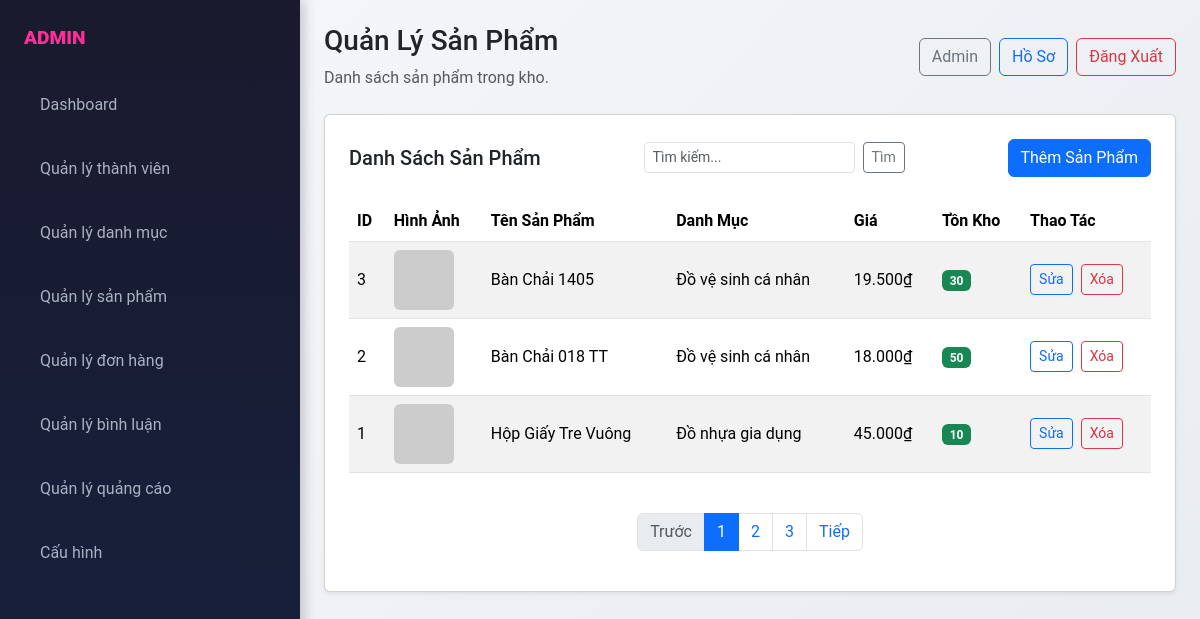
Page /admin/index.php?page_layout=product (signed in) on the earlier database version.
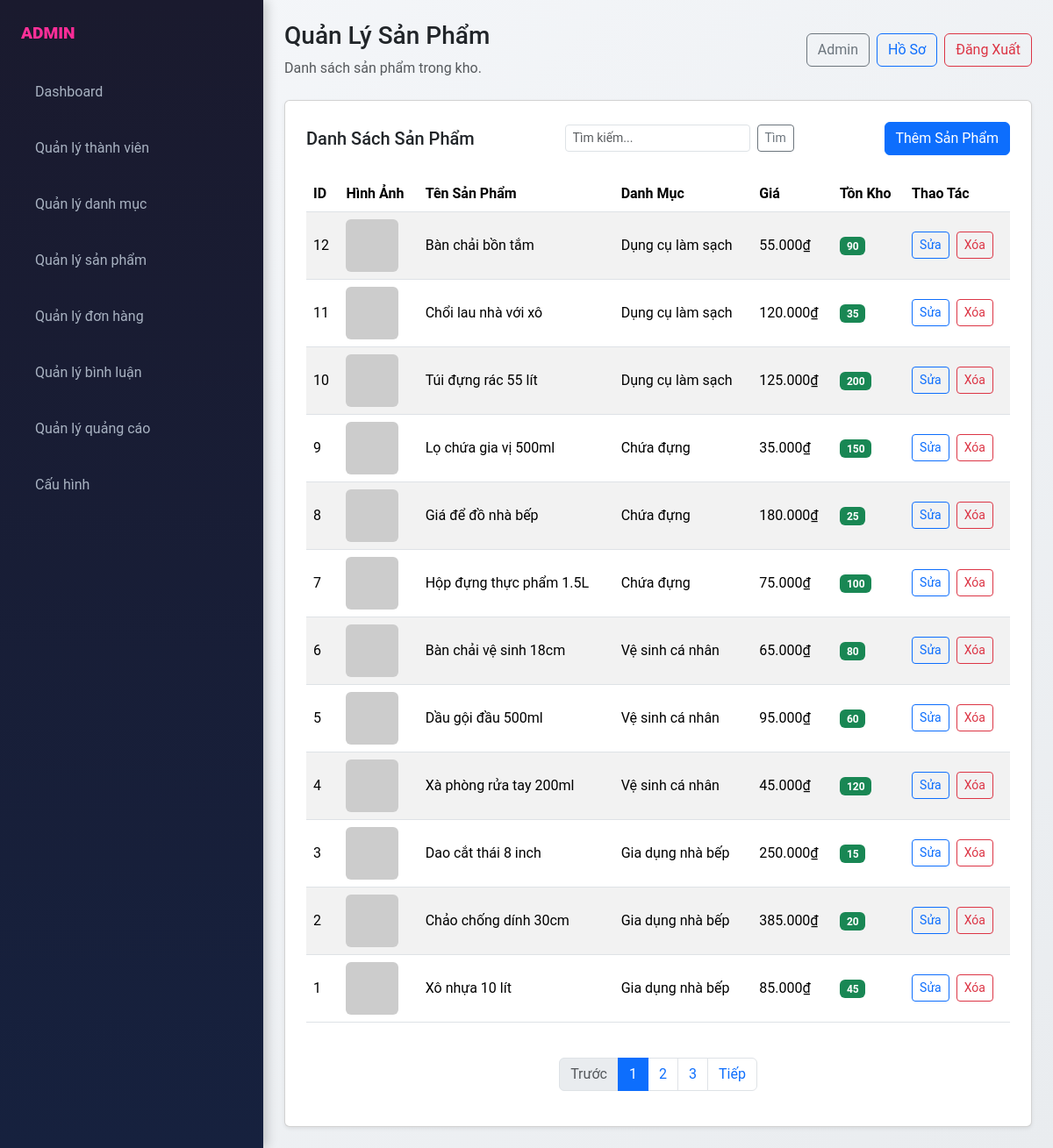
Same page on the later database version.
### tables this page shows
CREATE TABLE products (
    id INT AUTO_INCREMENT PRIMARY KEY,
    name VARCHAR(150) NOT NULL,
    price DECIMAL(10, 2) NOT NULL,
    quantity INT DEFAULT 0,
    category_id INT NOT NULL,
    description TEXT,
    image VARCHAR(255),
    created_at TIMESTAMP DEFAULT CURRENT_TIMESTAMP,
    FOREIGN KEY (category_id) REFERENCES categories(id)
);

CREATE TABLE categories (
    id INT AUTO_INCREMENT PRIMARY KEY,
    name VARCHAR(100) NOT NULL,
    description TEXT,
    created_at TIMESTAMP DEFAULT CURRENT_TIMESTAMP
);

### admin/modules/products/product.php (the view, shortened to what the changed rows need)
<?php
require_once __DIR__ . '/../../../config/database.php';
$where = '';
$sql = "SELECT p.id, p.name, p.price, p.quantity, p.image, c.name as category_name, c.id as category_id
        FROM products p
        LEFT JOIN categories c ON p.category_id = c.id
        $where
        ORDER BY p.id DESC";
$result = mysqli_query($conn, $sql);
?>
                <div class="card shadow-sm p-4">
                    <div class="d-flex justify-content-between align-items-center mb-4">
                        <h2 class="h5 mb-0">Danh Sách Sản Phẩm</h2>
                    </div>
                    <div class="table-responsive">
                        <table class="table table-striped align-middle">
                            <thead>
                                <tr>
                                    <th>ID</th>
                                    <th>Hình Ảnh</th>
                                    <th>Tên Sản Phẩm</th>
                                    <th>Danh Mục</th>
                                    <th>Giá</th>
                                    <th>Tồn Kho</th>
                                    <th>Thao Tác</th>
                                </tr>
                            </thead>
                            <tbody>
                                <?php if ($result && mysqli_num_rows($result) > 0): ?>
                                    <?php while ($row = mysqli_fetch_assoc($result)): ?>
                                        <tr>
                                            <td><?php echo $row['id']; ?></td>
                                            <td>
                                                <?php if ($row['image']): ?>
                                                    <img src="imgs/<?php echo htmlspecialchars($row['image']); ?>" class="img-fluid rounded" alt="<?php echo htmlspecialchars($row['name']); ?>" width="60px" onerror="this.src='https://via.placeholder.com/60'">
                                                <?php else: ?>
                                                    <img src="https://via.placeholder.com/60" class="img-fluid rounded" alt="No image">
                                                <?php endif; ?>
                                            </td>
                                            <td><?php echo htmlspecialchars($row['name']); ?></td>
                                            <td><?php echo htmlspecialchars($row['category_name'] ?? 'N/A'); ?></td>
                                            <td><?php echo number_format($row['price'], 0, ',', '.'); ?>₫</td>
                                            <td>
                                                <?php if ($row['quantity'] > 0): ?>
                                                    <span class="badge bg-success"><?php echo $row['quantity']; ?></span>
                                                <?php else: ?>
                                                    <span class="badge bg-danger">Hết</span>
                                                <?php endif; ?>
                                            </td>
                                            <td>
                                                <a href="index.php?page_layout=edit_product&id=<?php echo $row['id']; ?>" class="btn btn-sm btn-outline-primary me-1">Sửa</a>
                                                <form method="POST" style="display: inline;">
                                                    <button type="submit" class="btn btn-sm btn-outline-danger" onclick="return confirm('Bạn có chắc muốn xóa sản phẩm này?')">Xóa</button>
                                                </form>
                                            </td>
                                        </tr>
                                    <?php endwhile; ?>
                                <?php else: ?>
                                    <tr>
                                        <td colspan="7" class="text-center text-muted">Không tìm thấy sản phẩm nào.</td>
                                    </tr>
                                <?php endif; ?>
                            </tbody>
                        </table>
                    </div>
                </div>
            </div>
        </div>
    </div>

Differences in the rows shown:
added products: id "12", name "Bàn chải bồn tắm", category.name "Dụng cụ làm sạch", price "55.000", quantity "90"
added products: id "11", name "Chổi lau nhà với xô", category.name "Dụng cụ làm sạch", price "120.000", quantity "35"
added products: id "10", name "Túi đựng rác 55 lít", category.name "Dụng cụ làm sạch", price "125.000", quantity "200"
added products: id "9", name "Lọ chứa gia vị 500ml", category.name "Chứa đựng", price "35.000", quantity "150"
added products: id "8", name "Giá để đồ nhà bếp", category.name "Chứa đựng", price "180.000", quantity "25"
added products: id "7", name "Hộp đựng thực phẩm 1.5L", category.name "Chứa đựng", price "75.000", quantity "100"
added products: id "6", name "Bàn chải vệ sinh 18cm", category.name "Vệ sinh cá nhân", price "65.000", quantity "80"
added products: id "5", name "Dầu gội đầu 500ml", category.name "Vệ sinh cá nhân", price "95.000", quantity "60"
added products: id "4", name "Xà phòng rửa tay 200ml", category.name "Vệ sinh cá nhân", price "45.000", quantity "120"
changed products id 3: name "Bàn Chải 1405" → "Dao cắt thái 8 inch"; category.name "Đồ vệ sinh cá nhân" → "Gia dụng nhà bếp"; price "19.500" → "250.000"; quantity "30" → "15"
changed products id 2: name "Bàn Chải 018 TT" → "Chảo chống dính 30cm"; category.name "Đồ vệ sinh cá nhân" → "Gia dụng nhà bếp"; price "18.000" → "385.000"; quantity "50" → "20"
changed products id 1: name "Hộp Giấy Tre Vuông" → "Xô nhựa 10 lít"; category.name "Đồ nhựa gia dụng" → "Gia dụng nhà bếp"; price "45.000" → "85.000"; quantity "10" → "45"
